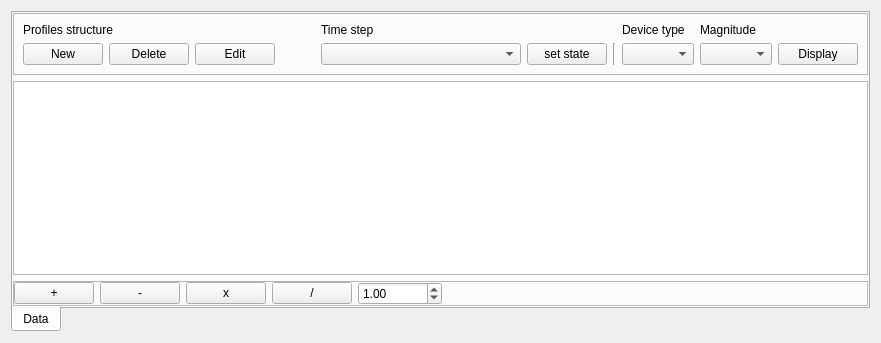
      <widget class="QWidget" name="TimeEventsTab">
       <attribute name="icon">
        <iconset resource="icons.qrc">
         <normaloff>:/Icons/white_icons/chip.svg</normaloff>:/Icons/white_icons/chip.svg</iconset>
       </attribute>
       <attribute name="title">
        <string>Time events</string>
       </attribute>
       <layout class="QVBoxLayout" name="verticalLayout_4">
        <item>
         <widget class="QTabWidget" name="tabWidget_4">
          <property name="layoutDirection">
           <enum>Qt::LeftToRight</enum>
          </property>
          <property name="tabPosition">
           <enum>QTabWidget::South</enum>
          </property>
          <property name="currentIndex">
           <number>0</number>
          </property>
          <widget class="QWidget" name="tab_11">
           <attribute name="title">
            <string>Data</string>
           </attribute>
           <layout class="QVBoxLayout" name="verticalLayout_14">
            <property name="leftMargin">
             <number>0</number>
            </property>
            <property name="topMargin">
             <number>0</number>
            </property>
            <property name="rightMargin">
             <number>0</number>
            </property>
            <property name="bottomMargin">
             <number>0</number>
            </property>
            <item>
             <widget class="QFrame" name="frame">
              <property name="frameShape">
               <enum>QFrame::StyledPanel</enum>
              </property>
              <property name="frameShadow">
               <enum>QFrame::Raised</enum>
              </property>
              <layout class="QGridLayout" name="gridLayout_5">
               <item row="1" column="5" colspan="2">
                <widget class="QComboBox" name="profile_time_selection_comboBox">
                 <property name="minimumSize">
                  <size>
                   <width>200</width>
                   <height>0</height>
                  </size>
                 </property>
                </widget>
               </item>
               <item row="1" column="10">
                <widget class="QComboBox" name="profile_device_type_comboBox"/>
               </item>
               <item row="1" column="12">
                <widget class="QComboBox" name="device_type_magnitude_comboBox"/>
               </item>
               <item row="0" column="1" colspan="2">
                <widget class="QLabel" name="label_8">
                 <property name="text">
                  <string>Profiles structure</string>
                 </property>
                </widget>
               </item>
               <item row="1" column="4">
                <spacer name="horizontalSpacer">
                 <property name="orientation">
                  <enum>Qt::Horizontal</enum>
                 </property>
                 <property name="sizeHint" stdset="0">
                  <size>
                   <width>40</width>
                   <height>20</height>
                  </size>
                 </property>
                </spacer>
               </item>
               <item row="1" column="2">
                <widget class="QPushButton" name="delete_profiles_structure_pushButton">
                 <property name="text">
                  <string>Delete</string>
                 </property>
                 <property name="icon">
                  <iconset resource="icons.qrc">
                   <normaloff>:/Icons/white_icons/delete.svg</normaloff>:/Icons/white_icons/delete.svg</iconset>
                 </property>
                </widget>
               </item>
               <item row="1" column="7">
                <widget class="QPushButton" name="set_profile_state_button">
                 <property name="text">
                  <string>set state</string>
                 </property>
                </widget>
               </item>
               <item row="1" column="1">
                <widget class="QPushButton" name="new_profiles_structure_pushButton">
                 <property name="text">
                  <string>New</string>
                 </property>
                 <property name="icon">
                  <iconset resource="icons.qrc">
                   <normaloff>:/Icons/white_icons/new.svg</normaloff>:/Icons/white_icons/new.svg</iconset>
                 </property>
                </widget>
               </item>
               <item row="0" column="10">
                <widget class="QLabel" name="label_9">
                 <property name="text">
                  <string>Device type</string>
                 </property>
                </widget>
               </item>
               <item row="0" column="12">
                <widget class="QLabel" name="label_21">
                 <property name="text">
                  <string>Magnitude</string>
                 </property>
                </widget>
               </item>
               <item row="1" column="8">
                <widget class="Line" name="line_7">
                 <property name="orientation">
                  <enum>Qt::Vertical</enum>
                 </property>
                </widget>
               </item>
               <item row="1" column="13">
                <widget class="QPushButton" name="profile_display_pushButton">
                 <property name="text">
                  <string>Display</string>
                 </property>
                 <property name="icon">
                  <iconset resource="icons.qrc">
                   <normaloff>:/Icons/white_icons/squares.svg</normaloff>:/Icons/white_icons/squares.svg</iconset>
                 </property>
                </widget>
               </item>
               <item row="1" column="3">
                <widget class="QPushButton" name="edit_profiles_pushButton">
                 <property name="text">
                  <string>Edit</string>
                 </property>
                 <property name="icon">
                  <iconset resource="icons.qrc">
                   <normaloff>:/Icons/white_icons/edit.svg</normaloff>:/Icons/white_icons/edit.svg</iconset>
                 </property>
                 <property name="flat">
                  <bool>false</bool>
                 </property>
                </widget>
               </item>
               <item row="0" column="5" colspan="3">
                <widget class="QLabel" name="label_10">
                 <property name="text">
                  <string>Time step</string>
                 </property>
                </widget>
               </item>
              </layout>
             </widget>
            </item>
            <item>
             <widget class="QTableView" name="tableView">
              <property name="layoutDirection">
               <enum>Qt::LeftToRight</enum>
              </property>
             </widget>
            </item>
            <item>
             <widget class="QFrame" name="frame_20">
              <property name="frameShape">
               <enum>QFrame::StyledPanel</enum>
              </property>
              <property name="frameShadow">
               <enum>QFrame::Raised</enum>
              </property>
              <layout class="QHBoxLayout" name="horizontalLayout_8">
               <property name="leftMargin">
                <number>0</number>
               </property>
               <property name="topMargin">
                <number>0</number>
               </property>
               <property name="rightMargin">
                <number>0</number>
               </property>
               <property name="bottomMargin">
                <number>0</number>
               </property>
               <item>
                <widget class="QPushButton" name="profile_add_pushButton">
                 <property name="toolTip">
                  <string>Add value to the profile</string>
                 </property>
                 <property name="text">
                  <string>+</string>
                 </property>
                </widget>
               </item>
               <item>
                <widget class="QPushButton" name="profile_subtract_pushButton">
                 <property name="toolTip">
                  <string>Subtract value from the profile</string>
                 </property>
                 <property name="text">
                  <string>-</string>
                 </property>
                </widget>
               </item>
               <item>
                <widget class="QPushButton" name="profile_multiply_pushButton">
                 <property name="toolTip">
                  <string>Multiply the profile by a value</string>
                 </property>
                 <property name="text">
                  <string>x</string>
                 </property>
                </widget>
               </item>
               <item>
                <widget class="QPushButton" name="profile_divide_pushButton">
                 <property name="toolTip">
                  <string>Divide the profile by a value</string>
                 </property>
                 <property name="text">
                  <string>/</string>
                 </property>
                </widget>
               </item>
               <item>
                <widget class="QDoubleSpinBox" name="profile_factor_doubleSpinBox">
                 <property name="maximum">
                  <double>9999999.000000000000000</double>
                 </property>
                 <property name="value">
                  <double>1.000000000000000</double>
                 </property>
                </widget>
               </item>
               <item>
                <spacer name="horizontalSpacer_7">
                 <property name="orientation">
                  <enum>Qt::Horizontal</enum>
                 </property>
                 <property name="sizeHint" stdset="0">
                  <size>
                   <width>40</width>
                   <height>20</height>
                  </size>
                 </property>
                </spacer>
               </item>
              </layout>
             </widget>
            </item>
           </layout>
          </widget>
         </widget>
        </item>
       </layout>
      </widget>
